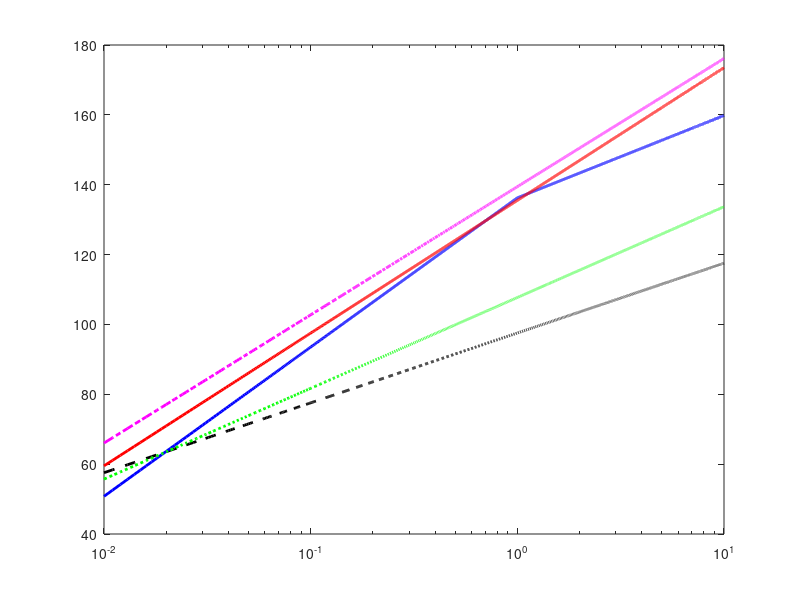

Source code (MATLAB): (Note: this script raises an error after producing the figure.)
clear; close all; clc;

%% Исходные данные
P_tx_BS = 46;       % Мощность передатчика БС, дБм
P_tx_UE = 24;       % Мощность передатчика абонента, дБм
G_BS = 21;          % КУ антенны БС, дБи
G_UE = 0;           % КУ антенны UE, дБи
MIMO_gain = 3;      % Выигрыш от MIMO 2x2, дБ

f_GHz = 1.8;        % Частота, ГГц
f_MHz = f_GHz * 1000;
BW_UL = 10e6;       % Полоса UL, Гц
BW_DL = 20e6;       % Полоса DL, Гц

NF_BS = 2.4;        % Коэффициент шума БС, дБ
NF_UE = 6.0;        % Коэффициент шума UE, дБ
SINR_UL = 4.0;      % Требуемый SINR для UL, дБ
SINR_DL = 2.0;      % Требуемый SINR для DL, дБ

L_feeder = 2.0 + 0.4 + 0.5; % Потери в АФТ (фидер + МШУ + джампер), дБ
M_pen = 15;                 % Запас на проникновение, дБ
M_int = 1;                  % Запас на интерференцию, дБ

h_BS = 30;          % Высота подвеса антенны БС, м
h_ms = 1.5;         % Высота антенны UE, м
h_roof = 20;        % Средняя высота крыш, м
w_street = 20;      % Ширина улиц, м
b_dist = 40;        % Расстояние между зданиями, м
phi = 90;           % Угол прихода луча, град.

S_macro = 100;      % Площадь макросети, кв. км
S_indoor = 4;       % Площадь помещений, кв. км

img_dir = "/home/rook/Desktop/UNI/OSMS/lab2";
if ~exist(img_dir, 'dir')
    img_dir = pwd; % сохраняем в текущую папку, если путь не найден
end

%% Расчет бюджета канала (MAPL)
% Восходящий канал (UL)
Noise_UL = -174 + 10*log10(BW_UL);
Sens_BS = NF_BS + Noise_UL + SINR_UL;
MAPL_UL = P_tx_UE - L_feeder + G_BS + MIMO_gain - M_int - M_pen - Sens_BS;

% Нисходящий канал (DL)
Noise_DL = -174 + 10*log10(BW_DL);
Sens_UE = NF_UE + Noise_DL + SINR_DL;
MAPL_DL = P_tx_BS - L_feeder + G_BS + MIMO_gain - M_int - M_pen - Sens_UE;

fprintf('--- Channel Budget ---\n');
fprintf('Тепловой шум (UL / DL): %.2f / %.2f дБм\n', Noise_UL, Noise_DL);
fprintf('Чувствительность (БС / UE): %.2f / %.2f дБм\n', Sens_BS, Sens_UE);
fprintf('MAPL UL: %.2f дБ\n', MAPL_UL);
fprintf('MAPL DL: %.2f дБ\n', MAPL_DL);
fprintf('Разница MAPL_DL - MAPL_UL: %.2f дБ\n\n', MAPL_DL - MAPL_UL);

%% Модели распространения
d_km = 0.01:0.001:10;
d_m = d_km * 1000;

% FSPM
PL_FSPM = 32.44 + 20*log10(f_MHz) + 20*log10(d_km);

% UMiNLOS
PL_UMiNLOS = 26*log10(f_GHz) + 22.7 + 36.7*log10(d_m);

% COST 231 Hata
A = 46.3; 
B = 33.9;
a_ms = 3.2 * (log10(11.75 * h_ms))^2 - 4.97;

s = zeros(size(d_km));
idx_far = d_km >= 1;
s(idx_far) = 44.9 - 6.55 * log10(f_MHz);
s(~idx_far) = (47.88 + 13.9*log10(f_MHz) - 13.9*log10(h_BS)) / log10(50);

PL_COST231 = A + B*log10(f_MHz) - 13.82*log10(h_BS) - a_ms + s .* log10(d_km);

% Walfish-Ikegami
PL_WI_LOS = 42.6 + 20*log10(f_MHz) + 26*log10(d_km);

L0 = 32.44 + 20*log10(f_MHz) + 20*log10(d_km);
if phi < 35
    L_ori = -10 + 0.354 * phi;
elseif phi < 55
    L_ori = 2.5 + 0.075 * (phi - 35);
else
    L_ori = 4.0 - 0.114 * (phi - 55);
end

L2 = -16.9 - 10*log10(w_street) + 10*log10(f_MHz) + 20*log10(h_roof - h_ms) + L_ori;

if h_BS > h_roof
    L11 = -18 * log10(1 + h_BS - h_roof);
    ka = 54;
    kd = 18;
else
    L11 = 0;
    ka = 54 - 0.8 * (h_BS - h_roof);
    kd = 18 - 15 * (h_BS - h_roof) / h_roof;
end
kf = -4 + 0.7 * (f_MHz / 925 - 1);

L1 = L11 + ka + kd*log10(d_km) + kf*log10(f_MHz) - 9*log10(b_dist);
PL_WI_NLOS = L0 + max(0, L1 + L2);

% График сравнения моделей
fig1 = figure(1);
semilogx(d_km, PL_FSPM, 'k--', 'LineWidth', 2); hold on;
semilogx(d_km, PL_UMiNLOS, 'm-.', 'LineWidth', 2);
semilogx(d_km, PL_COST231, 'b-', 'LineWidth', 2);
semilogx(d_km, PL_WI_NLOS, 'r-', 'LineWidth', 2);
semilogx(d_km, PL_WI_LOS, 'g:', 'LineWidth', 2);

yline(MAPL_DL, '--', 'MAPL DL', 'Color', [0.85 0.33 0.1], 'LineWidth', 2.1);
yline(MAPL_UL, '--', 'MAPL UL', 'Color', [0.49 0.18 0.56], 'LineWidth', 2.1);

grid on;
xlim([0.01, 10]);
ylim([40, 180]);
xlabel('Расстояние d, км');
ylabel('Потери сигнала PL, дБ');
title('Сравнение моделей затухания радиосигнала');
legend('FSPM', 'UMiNLOS', 'COST 231 Hata', 'Walfish-Ikegami NLOS', 'Walfish-Ikegami LOS', ...
       'Location', 'southeast');
saveas(fig1, fullfile(img_dir, 'fig1_models_comparison.png'));

%% Расчет покрытия макросети (Hata)
R_UL_macro = d_km(find(PL_COST231 >= MAPL_UL, 1));
R_DL_macro = d_km(find(PL_COST231 >= MAPL_DL, 1));
R_macro = min(R_UL_macro, R_DL_macro);

S_site_macro = 1.95 * R_macro^2;
N_macro = ceil(S_macro / S_site_macro);

fprintf('--- Макросеть (COST 231 Hata) ---\n');
fprintf('Радиус UL: %.3f км, Радиус DL: %.3f км\n', R_UL_macro, R_DL_macro);
fprintf('Выбранный радиус соты: %.3f км\n', R_macro);
fprintf('Площадь одной БС (3 сектора): %.3f кв. км\n', S_site_macro);
fprintf('Количество БС для покрытия 100 кв. км: %d шт.\n\n', N_macro);

fig2 = figure(2);
plot(d_km, PL_COST231, 'b-', 'LineWidth', 2); hold on;
yline(MAPL_DL, '--', 'Color', [0.85 0.33 0.1], 'LineWidth', 2);
yline(MAPL_UL, '--', 'Color', [0.49 0.18 0.56], 'LineWidth', 2);

plot(R_UL_macro, MAPL_UL, 'ro', 'MarkerFaceColor', 'r');
plot(R_DL_macro, MAPL_DL, 'go', 'MarkerFaceColor', 'g');

plot([R_UL_macro R_UL_macro], [60 MAPL_UL], 'r:');
plot([R_DL_macro R_DL_macro], [60 MAPL_DL], 'g:');

grid on;
xlim([0, 3]);
ylim([60, 160]);
xlabel('Расстояние d, км');
ylabel('Потери PL, дБ');
title('Определение радиуса соты для макросети (Hata)');
legend('COST 231 Hata', 'MAPL DL', 'MAPL UL', ...
       sprintf('R_{UL} = %.2f км', R_UL_macro), ...
       sprintf('R_{DL} = %.2f км', R_DL_macro), 'Location', 'southeast');
saveas(fig2, fullfile(img_dir, 'fig2_macro_cell_radius.png'));

%% Расчет покрытия в помещениях (UMiNLOS)
R_UL_ind = d_m(find(PL_UMiNLOS >= MAPL_UL, 1));
R_DL_ind = d_m(find(PL_UMiNLOS >= MAPL_DL, 1));
R_ind_m = min(R_UL_ind, R_DL_ind);
R_ind_km = R_ind_m / 1000;

S_site_ind_hex = 1.95 * R_ind_km^2;
N_ind_hex = ceil(S_indoor / S_site_ind_hex);

S_site_ind_omni = pi * R_ind_km^2;
N_ind_omni = ceil(S_indoor / S_site_ind_omni);

fprintf('--- Сеть indoor (UMiNLOS) ---\n');
fprintf('Радиус UL: %.1f м, Радиус DL: %.1f м\n', R_UL_ind, R_DL_ind);
fprintf('Выбранный радиус соты: %.1f м\n', R_ind_m);
fprintf('Количество 3-секторных сайтов: %d\n', N_ind_hex);
fprintf('Количество всенаправленных точек доступа: %d\n\n', N_ind_omni);

d_ind_plot = 1:1500;
PL_ind_plot = 26*log10(f_GHz) + 22.7 + 36.7*log10(d_ind_plot);

fig3 = figure(3);
plot(d_ind_plot, PL_ind_plot, 'm-', 'LineWidth', 2); hold on;
yline(MAPL_DL, '--', 'Color', [0.85 0.33 0.1], 'LineWidth', 2.1);
yline(MAPL_UL, '--', 'Color', [0.49 0.18 0.56], 'LineWidth', 2.1);

plot(R_UL_ind, MAPL_UL, 'ro', 'MarkerFaceColor', 'r');
plot(R_DL_ind, MAPL_DL, 'go', 'MarkerFaceColor', 'g');

plot([R_UL_ind R_UL_ind], [40 MAPL_UL], 'r:');
plot([R_DL_ind R_DL_ind], [40 MAPL_DL], 'g:');

grid on;
xlim([0, 1500]);
ylim([40, 160]);
xlabel('Расстояние d, м');
ylabel('Потери PL, дБ');
title('Определение радиуса соты в помещении (UMiNLOS)');
legend('UMiNLOS', 'MAPL DL', 'MAPL UL', ...
       sprintf('R_{UL} = %.1f м', R_UL_ind), ...
       sprintf('R_{DL} = %.1f м', R_DL_ind), 'Location', 'southeast');
saveas(fig3, fullfile(img_dir, 'fig3_indoor_cell_radius.png'));

%% Зависимость range соты от температуры и частоты несущей
k_B = 1.38e-23;             % Постоянная Больцмана, Дж/К
T_C = -40:2:60;             % Диапазон температур, °C
T_K = T_C + 273.15;         % Перевод в Кельвины

f_vec_MHz = 1500:25:2000;   % Диапазон частот Hata, МГц
[F_grid, T_grid] = meshgrid(f_vec_MHz, T_C);
T_grid_K = T_grid + 273.15;

% Пересчет теплового шума и бюджета с учетом реальной температуры: N = k*T*B
Noise_UL_T = 10*log10(k_B .* T_grid_K .* BW_UL) + 30; % перевод из дБВт в дБм (+30)
Sens_BS_T = NF_BS + Noise_UL_T + SINR_UL;
MAPL_UL_T = P_tx_UE - L_feeder + G_BS + MIMO_gain - M_int - M_pen - Sens_BS_T;

Noise_DL_T = 10*log10(k_B .* T_grid_K .* BW_DL) + 30;
Sens_UE_T = NF_UE + Noise_DL_T + SINR_DL;
MAPL_DL_T = P_tx_BS - L_feeder + G_BS + MIMO_gain - M_int - M_pen - Sens_UE_T;

% Лимитирующий бюджет (берем минимум из UL и DL)
MAPL_lim = min(MAPL_UL_T, MAPL_DL_T);

% Вычисление радиуса соты по модели Hata для каждой точки сетки
R_grid = zeros(size(F_grid));

for i = 1:size(F_grid, 1)
    for j = 1:size(F_grid, 2)
        f_cur = F_grid(i, j);
        mapl_cur = MAPL_lim(i, j);
        
        % Постоянная часть потерь на частоте f_cur
        PL_0 = A + B*log10(f_cur) - 13.82*log10(h_BS) - a_ms;
        
        % Пробуем формулу для d >= 1 км
        s_far = 44.9 - 6.55*log10(f_cur);
        d_val = 10^((mapl_cur - PL_0) / s_far);
        
        % Если радиус получился меньше 1 км, пересчитываем с коэффициентом для малых дистанций
        if d_val < 1
            s_near = (47.88 + 13.9*log10(f_cur) - 13.9*log10(h_BS)) / log10(50);
            d_val = 10^((mapl_cur - PL_0) / s_near);
        end
        
        R_grid(i, j) = d_val;
    end
end

fig4 = figure(4);
surf(F_grid, T_grid, R_grid, 'EdgeColor', 'none');
colormap(parula);
colorbar;
grid on;
xlabel('Частота несущей f, МГц');
ylabel('Температура T, °C');
zlabel('Радиус соты R, км');
title('Зависимость радиуса соты от частоты и температуры (по Hata)');
view(135, 30);
saveas(fig4, fullfile(img_dir, 'fig4_range_vs_temp_freq.png'));
